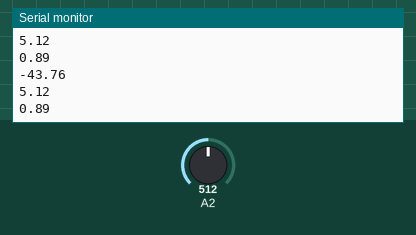
Simulated run of this sketch. Board: Arduino Uno, built with avr-gcc and run on an emulated ATmega328P. Parts: the last lines printed to the serial monitor. Inputs (shaded band) come from the test bench; at power-on: A2 = 512.

Above: at 1.2 s.
1.3 s: A2 set to 0
At 1.8 s:
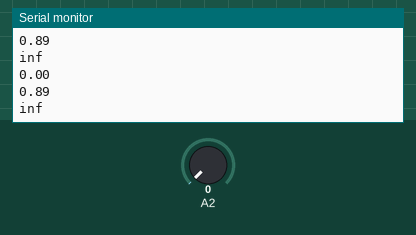
2.9 s: A2 set to 122
At 3.6 s:
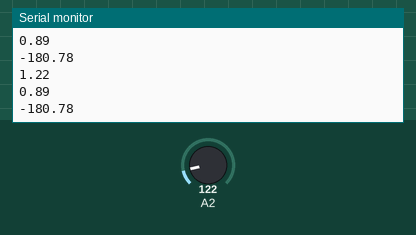
Timing chart, 0 to 5.9 s (numbered marks = the images above; inputs shaded):
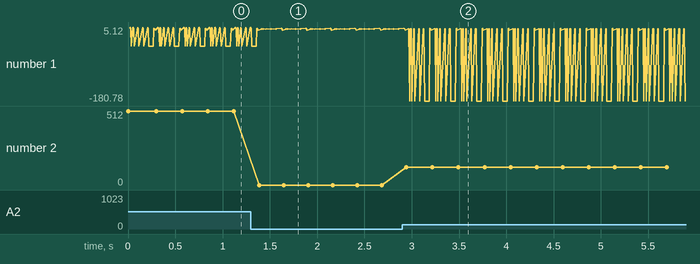

The sketch:

lika-ammonia-temperature.ino
```cpp
#include <Wire.h>  // Arduino IDE
#include <SoftwareSerial.h>
#include <math.h>

#define         GAS_NH3                     (20) //Ammonia
#define         TGS2602_SENSOR               (2)

#define         READ_SAMPLE_INTERVAL         (50)    //define how many samples you are going to take in normal operation
#define         READ_SAMPLE_TIMES            (5)     //define the time interal(in milisecond) between each samples in

float           NH3_Curve[2]    =  {0.585030495,  -3.448654502}; //TGS2602   (0.8,1) (0.5,10) (0.3,30)

//int gasSensor = 2; // Analog pin A2
//int gasval = 0;

float Ro6 = 2.511;
float RL6 = 0.893;


float MQResistanceCalculation(int raw_adc,float rl_value)
{
  Serial.println((float)raw_adc/100);
  Serial.println(rl_value);
  Serial.println((float)((float)(1024*1000*(float)rl_value)/raw_adc-rl_value));
  return ((float)((float)(1024*1000*(float)rl_value)/raw_adc-rl_value));
  //return  (long)((long)(1024*1000*(long)rl_value)/raw_adc-(long)rl_value);
;
}

float MQRead(int mq_pin,float rl_value)
{
  int i;
  float rs=0;
  Serial.println(analogRead(mq_pin));
  for (i=0;i<READ_SAMPLE_TIMES;i++) {
    rs += MQResistanceCalculation(analogRead(mq_pin),rl_value);
    delay(READ_SAMPLE_INTERVAL);
  }

  rs = rs/READ_SAMPLE_TIMES;
  Serial.println(rs);
  return rs;
}

int  MQGetPercentage(float rs_ro_ratio, float ro, float *pcurve)
{
  Serial.println(rs_ro_ratio);
  Serial.println(ro);
  Serial.println(pcurve[0]);
  Serial.println(pcurve[1]);


  //Serial.println(isnan((double)(pcurve[0] * pow(((float)rs_ro_ratio/ro), pcurve[1]))));
  return (isnan((double)(pcurve[0] * pow(((double)rs_ro_ratio/ro), pcurve[1]))));
}

int MQGetGasPercentage(float rs_ro_ratio, float ro, int gas_id, int sensor_id){
  if (sensor_id == TGS2602_SENSOR ){
   if ( gas_id == GAS_NH3 ) {
      //Serial.print("AQUI");
      return MQGetPercentage(rs_ro_ratio,ro,NH3_Curve);  //TGS2602
    }
  }
}

void setup() {
  // put your setup code here, to run once:
  Serial.begin(9600);

}

void loop() {
  //TGS2602 C7H8
   Serial.print("TGS2602:");
   Serial.print("NH3  : ");
   Serial.print(MQGetGasPercentage(MQRead(TGS2602_SENSOR,RL6),Ro6,GAS_NH3,TGS2602_SENSOR));
         //gw.send(msg_tgs2602.set((int)ceil(MQGetGasPercentage(MQRead(TGS2602_SENSOR,RL6),Ro6,GAS_NH3,TGS2602_SENSOR))));
   Serial.print( " ppm" );
   Serial.print("\n");
}
```

Measured:
- after the input at 1.3 s, the serial monitor: prints a new line after 0.09 s (image 1)
- after the input at 2.9 s, the serial monitor: prints a new line at once (image 2)
- plotted number 2: 512 → 0 after the input at 1.3 s, 0 → 122 after the input at 2.9 s
